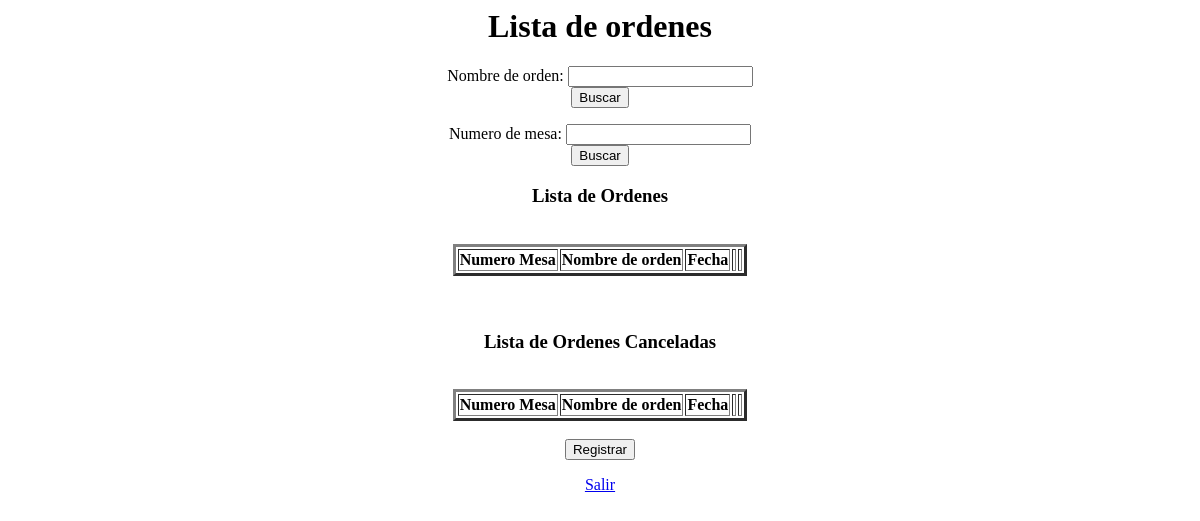
Before: /Ordenes/index.php with the older database file.
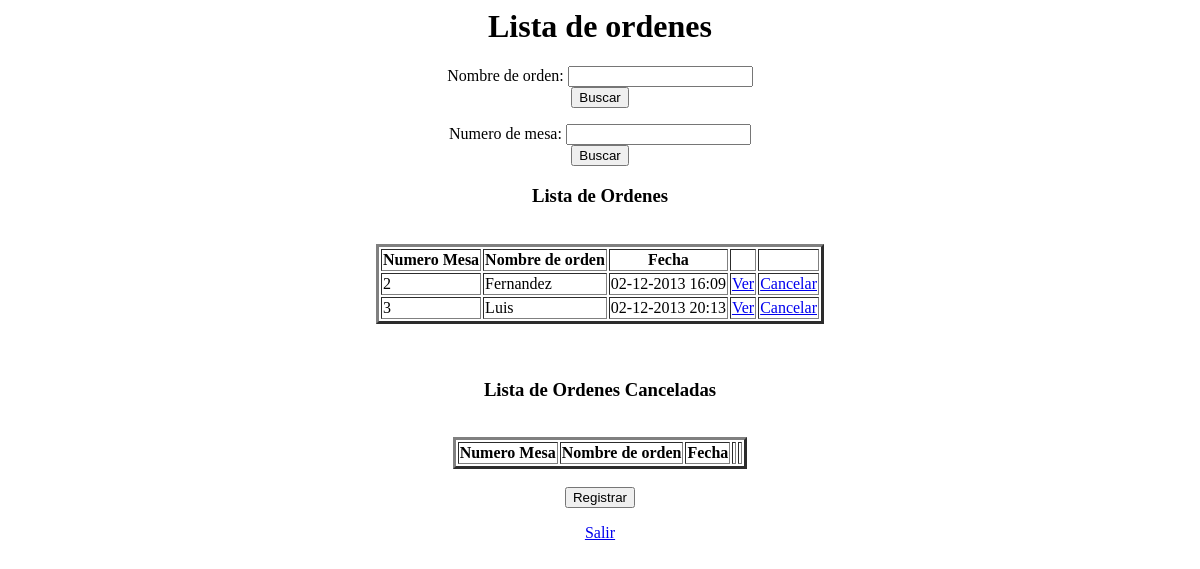
After: the same page with the newer database file.
### tables this page shows
CREATE TABLE IF NOT EXISTS `orden` (
  `cod_orden` bigint(20) NOT NULL AUTO_INCREMENT,
  `num_mesa` int(2) NOT NULL,
  `nombre_cliente` varchar(40) NOT NULL,
  `fecha` datetime NOT NULL,
  `estado` tinyint(1) NOT NULL,
  PRIMARY KEY (`cod_orden`)
);

### Ordenes/index.php (the view, shortened to what this page needs)
<HTML>
	<HEAD>
		<?php require("../db/conexion_db.php");
		function mostrar_datos($res) {
			while($row=mysql_fetch_row($res)){
				$id=$row[0];
				$estado=$row[4];
				echo "<TR>";
				echo "<TD>".$row[1]."</TD>";
				echo "<TD>".$row[2]."</TD>";
				echo "<TD>".date_create($row[3])->format('d-m-Y H:i')."</TD>";
				echo "<TD>"."<a href=\"ver_orden.php?aux=$id\">Ver</a>"."</TD>";
				if ($row[4])
					echo "<TD>"."<a href=\"cancelar_orden.php?aux=$id&estado=$estado\">Cancelar</a>"."</TD>";
				else
					echo "<TD>"."<a href=\"cancelar_orden.php?aux=$id&estado=$estado\">Reestablecer</a>"."</TD>";
				echo "</TR>";
			}
		}
		function obtener_datos($mesa, $nombre, $estado){
			if (!is_null($mesa)) {
				$res=mysql_query("SELECT * FROM orden where estado='$estado' and num_mesa = '$mesa'");
			} else {
				if (!is_null($nombre)){
					$res=mysql_query("SELECT * FROM orden where estado='$estado' and nombre_cliente like '%$nombre%'");
				} else {
					$res=mysql_query("SELECT * FROM orden where estado='$estado'");
				}
			}
			mostrar_datos($res);
		}
		function llenarTablas($estado){
			if(isset($_GET["Buscar"])){
				if(isset($_GET["mesa"])){
					obtener_datos($_GET["mesa"], null, $estado);
				} else {
					if(isset($_GET["nombre"])){
						obtener_datos(null, $_GET["nombre"], $estado);
					} else {
						obtener_datos(null, null, $estado);
					}
				}
			} else {
				obtener_datos(null, null, $estado);
			}
		}
		?>
	</HEAD>
	<BODY>
		<CENTER><H1>Lista de ordenes</H1>
		<FORM NAME="Datos1" Method="get" Action="index.php">
			Nombre de orden: <INPUT TYPE=Text NAME="nombre"><BR>
			<INPUT TYPE=Submit NAME="Buscar" VALUE="Buscar"><DD></DD>
		</FORM>
		<FORM NAME="Datos2" Method="get" Action="index.php">
			Numero de mesa: <INPUT TYPE=Text NAME="mesa"><BR>
			<INPUT TYPE=Submit NAME="Buscar" VALUE="Buscar"><DD></DD>
		</FORM>
			<H3>Lista de Ordenes</H3><br>
			<TABLE BORDER=3>
				<TR>
					<TH>Numero Mesa</TH>
					<TH>Nombre de orden</TH>
					<TH>Fecha</TH>
					<TH></TH>
					<TH></TH>
				</TR>
				<?php
					llenarTablas(1);
				?>
			</TABLE>
			<BR><BR>
			<H3>Lista de Ordenes Canceladas</H3><br>
			<TABLE BORDER=3>
				<TR>
					<TH>Numero Mesa</TH>
					<TH>Nombre de orden</TH>
					<TH>Fecha</TH>
					<TH></TH>
					<TH></TH>
				</TR>
			</TABLE>
			<br>
			<form action="registrar_orden.php">
				<input type = "submit" name="Registrar" value = "Registrar">
			</form>
			<a href="../salir.php">Salir</a>
		</CENTER>
	</BODY>
</HTML>

Changed rows visible on the page:
added orden: num_mesa "2", nombre_cliente "Fernandez", fecha "02-12-2013 16:09"
added orden: num_mesa "3", nombre_cliente "Luis", fecha "02-12-2013 20:13"
